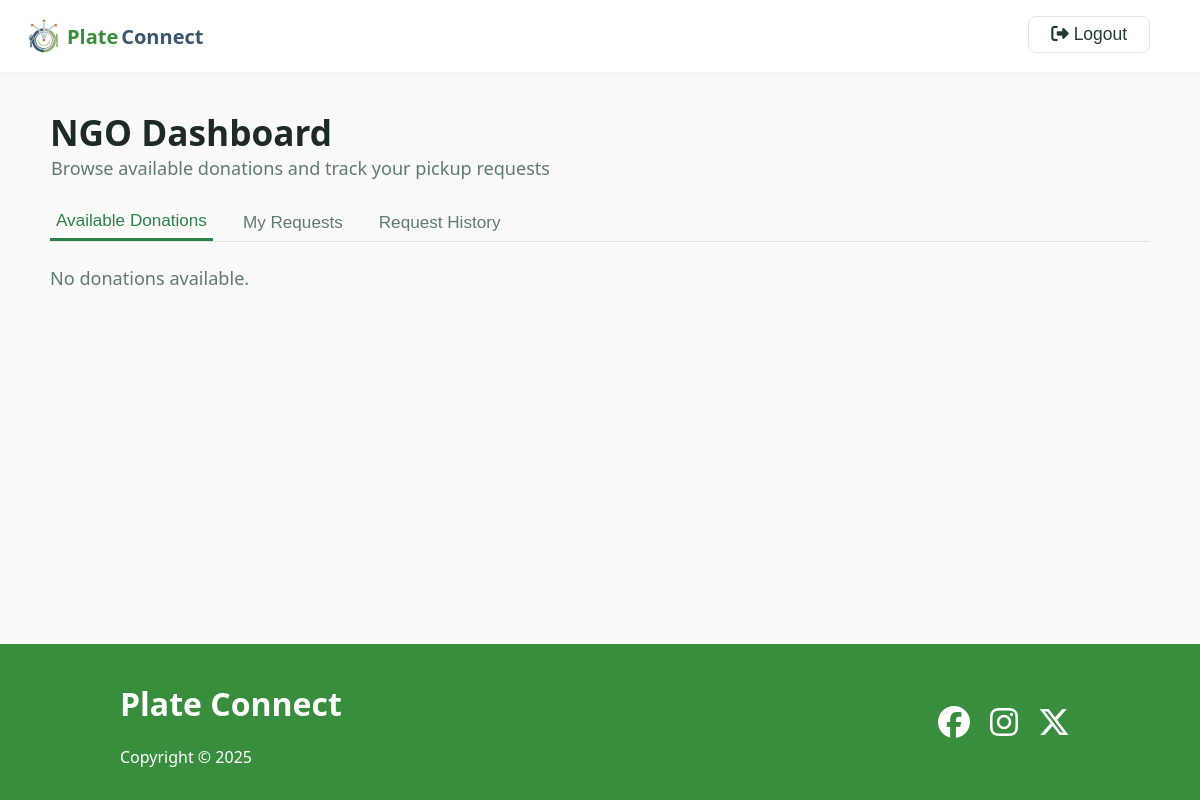
Page /ngo_dashboard (signed in) on the earlier database version.
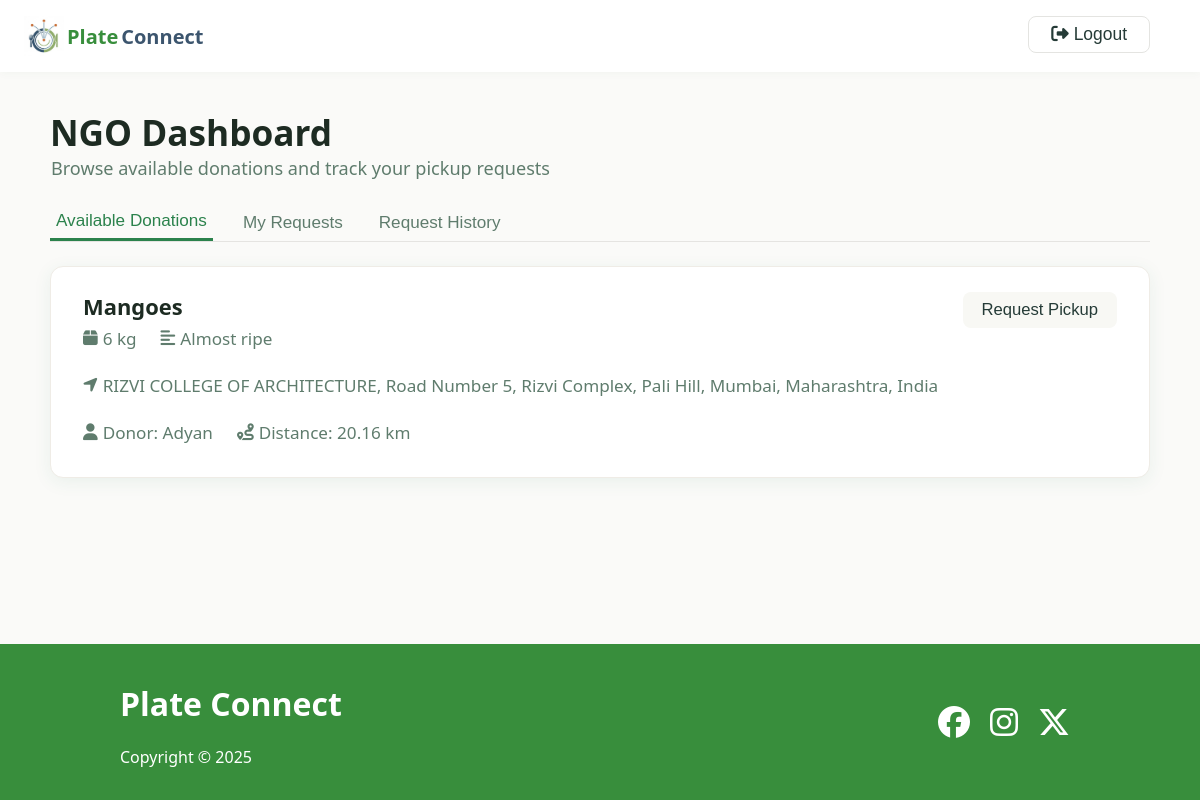
Same page on the later database version.
### app.py (models this page shows)
class DistanceCache(db.Model):
    id = db.Column(db.Integer, primary_key=True)
    origin_lat = db.Column(db.Float, nullable=False)
    origin_lon = db.Column(db.Float, nullable=False)
    dest_lat = db.Column(db.Float, nullable=False)
    dest_lon = db.Column(db.Float, nullable=False)
    distance_km = db.Column(db.Float, nullable=False)

class Listing(db.Model):
    id = db.Column(db.Integer, primary_key=True)
    donor_id = db.Column(db.Integer, db.ForeignKey("user.id"), nullable=False)
    food_type = db.Column(db.String(50), nullable=False)
    quantity = db.Column(db.String(50), nullable=False)
    description = db.Column(db.String(200))
    address = db.Column(db.String(200), nullable=False)
    donor = db.relationship("User", backref="listings")
    __table_args__ = {"sqlite_autoincrement": True}

class User(db.Model):
    id = db.Column(db.Integer, primary_key=True)
    email = db.Column(db.String(100), unique=True, nullable=False)
    password_hash = db.Column(db.String(128), nullable=False)
    name = db.Column(db.String(50), nullable=False)
    user_type = db.Column(db.String(10), nullable=False)
    address = db.Column(db.String(200), nullable=False)
    latitude = db.Column(db.Float)
    longitude = db.Column(db.Float)
    purpose = db.Column(db.String(200))

### app.py (the view)
@app.route("/ngo_dashboard")
def ngo_dashboard():
    ngo_id = session.get("user_id")
    if not ngo_id:
        return redirect(url_for("login"))
    ngo = User.query.get(ngo_id)
    approved_listing_ids = [
        h.listing_id for h in History.query.filter_by(status="approved").all()
    ]
    requested_listing_ids = [
        req.listing_id for req in Request.query.filter_by(ngo_id=ngo_id).all()
    ]
    listings_query = Listing.query.filter(
        ~Listing.id.in_(requested_listing_ids + approved_listing_ids)
    ).all()
    listings = []
    for listing in listings_query:
        donor = User.query.get(listing.donor_id)
        distance = None
        if (
            donor
            and donor.latitude
            and donor.longitude
            and ngo.latitude
            and ngo.longitude
        ):
            distance = get_route_distance(
                ngo.latitude, ngo.longitude, donor.latitude, donor.longitude
            )
        listings.append({"listing": listing, "donor": donor, "distance": distance})
    listings.sort(
        key=lambda x: (
            x["distance"] is None,
            x["distance"] if x["distance"] is not None else float("inf"),
        )
    )
    pending_requests_query = (
        Request.query.filter_by(ngo_id=ngo_id)
        .join(Listing, Request.listing_id == Listing.id)
        .add_entity(Listing)
        .all()
    )
    pending_requests = []
    for req, listing in pending_requests_query:
        donor = User.query.get(listing.donor_id)
        distance = None
        if (
            donor
            and donor.latitude
            and donor.longitude
            and ngo.latitude
            and ngo.longitude
        ):
            distance = get_route_distance(
                ngo.latitude, ngo.longitude, donor.latitude, donor.longitude
            )
        pending_requests.append((req, listing, donor, distance))
    pending_requests.sort(
        key=lambda x: (x[3] is None, x[3] if x[3] is not None else float("inf"))
    )
    my_history_query = (
        History.query.filter(
            History.ngo_id == ngo_id, History.status.in_(["approved", "rejected"])
        )
        .order_by(History.id.asc())
        .all()
    )
    my_history = []
    for h in my_history_query:
        donor = User.query.get(h.donor_id)
        distance = None
        if (
            donor
            and donor.latitude
            and donor.longitude
            and ngo.latitude
            and ngo.longitude
        ):
            distance = get_route_distance(
                ngo.latitude, ngo.longitude, donor.latitude, donor.longitude
            )
        h.donor = donor
        my_history.append((h, donor, distance))
    return render_template(
        "ngo_dashboard.html",
        listings=listings,
        pending_requests=pending_requests,
        my_history=my_history,
    )

### app.py (called while the page is built, shortened)
def get_route_distance(origin_lat, origin_lon, dest_lat, dest_lon):
    cache_entry = DistanceCache.query.filter_by(
        origin_lat=origin_lat,
        origin_lon=origin_lon,
        dest_lat=dest_lat,
        dest_lon=dest_lon,
    ).first()
    if cache_entry:
        return cache_entry.distance_km

### templates/ngo_dashboard.html (shortened to what this page needs)
<!DOCTYPE html>
<html lang="en">
<head>
    <link rel="stylesheet" href="{{ url_for('static', filename='style.css') }}">
    <link rel="stylesheet" href="{{ url_for('static', filename='donor_dashboard.css') }}">
    <link rel="stylesheet" href="{{ url_for('static', filename='ngo_dashboard.css') }}">
    <link rel="stylesheet" href="https://cdnjs.cloudflare.com/ajax/libs/font-awesome/6.4.2/css/all.min.css">
</head>
<body>
    <main>
        <header class="header">
            <div class="logo">
                <img src="../static/images/logo.png" alt="">
                <a href="/" class="logo-text green-font">Plate</a>
                <a href="/" class="logo-text dark-blue-font">Connect</a>
                <form class='logout' method="POST" action="{{ url_for('logout') }}">
                    <button type="submit" class="back-btn"><i class="fa fa-sign-out-alt"></i> Logout</button>
                </form>
            </div>
        </header>
        <div class="dashboard-container">
            <div class="dashboard-header">
                <div>
                    <h1 class="dashboard-title">NGO Dashboard</h1>
                    <div class="dashboard-subtitle">Browse available donations and track your pickup requests</div>
                </div>
            </div>
            <div class="dashboard-tabs">
                <button class="dashboard-tab active" onclick="showTab('donations')">Available Donations</button>
                <button class="dashboard-tab" onclick="showTab('requests')">My Requests</button>
                <button class="dashboard-tab" onclick="showTab('history')">Request History</button>
            </div>
            <div id="tab-donations" class="listings-table">
                {% if listings %}
                {% for item in listings %}
                <div class="listing-card" data-id="{{ item.listing.id }}">
                    <div class="listing-details">
                        <div class="listing-title">{{ item.listing.food_type }}</div>
                        <div class="listing-meta">
                            <span><i class="fa fa-box icon"></i> {{ item.listing.quantity }}</span>
                            <span><i class="fa fa-align-left icon"></i> {{ item.listing.description }}</span>
                            <span><i class="fa fa-location-arrow icon"></i> {{ item.listing.address }}</span>
                            <span><i class="fa fa-user icon"></i> Donor: {{ item.donor.name if item.donor else 'Unknown'
                                }}</span>
                            {% if item.distance is not none %}
                            <span><i class="fa fa-route icon"></i> Distance: {{ item.distance }} km</span>
                            {% endif %}
                        </div>
                    </div>
                    <div class="listing-actions">
                        <form method="POST" action="{{ url_for('request_listing', listing_id=item.listing.id) }}">
                            <button type="submit" class="btn-edit">Request Pickup</button>
                        </form>
                    </div>
                </div>
                {% endfor %}
                {% else %}
                <div style="color:#5f7c6d; font-size:1.13rem;">No donations available.</div>
                {% endif %}
            </div>
        </div>
    </main>
    <footer class="footer">
        <div class="container">
            <div>
                <h1>Plate Connect</h1>
                <p>Copyright &copy; 2025</p>
            </div>
            <div class="social">
                <a href="#"><i class="fab fa-facebook fa-2x"></i></a>
                <a href="#"><i class="fab fa-instagram fa-2x"></i></a>
                <a href="#"><i class="fab fa-x-twitter fa-2x"></i></a>
            </div>
        </div>
    </footer>
</body>
</html>

Differences in the rows shown:
now on this page (row edited): DistanceCache: listing.food_type "Mangoes", listing.quantity "6 kg", listing.description "Almost ripe", listing.address "RIZVI COLLEGE OF ARCHITECTURE, Road Number 5, Rizvi Complex, Pali Hill, Mumbai, Maharashtra, India", donor "Adyan", distance "20.16"
Other differences:
text no longer shown: "No donations available."
